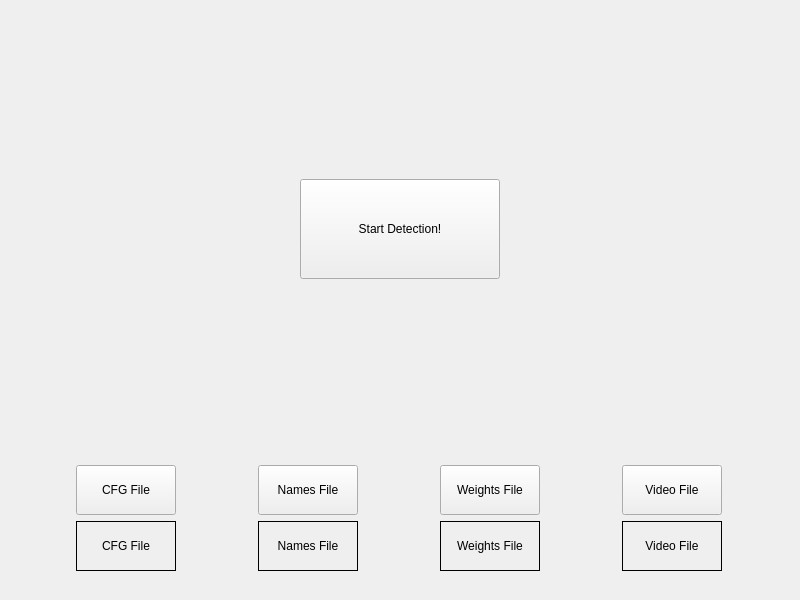
<?xml version="1.0" encoding="UTF-8"?>
<ui version="4.0">
 <class>StartWindow</class>
 <widget class="QMainWindow" name="StartWindow">
  <property name="geometry">
   <rect>
    <x>0</x>
    <y>0</y>
    <width>800</width>
    <height>600</height>
   </rect>
  </property>
  <property name="windowTitle">
   <string>MainWindow</string>
  </property>
  <widget class="QWidget" name="centralwidget">
   <widget class="QWidget" name="verticalLayoutWidget">
    <property name="geometry">
     <rect>
      <x>0</x>
      <y>0</y>
      <width>801</width>
      <height>571</height>
     </rect>
    </property>
    <layout class="QVBoxLayout" name="verticalLayout">
     <item alignment="Qt::AlignHCenter|Qt::AlignVCenter">
      <widget class="QPushButton" name="pushButton">
       <property name="minimumSize">
        <size>
         <width>200</width>
         <height>100</height>
        </size>
       </property>
       <property name="maximumSize">
        <size>
         <width>200</width>
         <height>100</height>
        </size>
       </property>
       <property name="text">
        <string>Start Detection!</string>
       </property>
      </widget>
     </item>
     <item>
      <layout class="QHBoxLayout" name="buttonLayout">
       <item>
        <widget class="QPushButton" name="cfgButton">
         <property name="maximumSize">
          <size>
           <width>100</width>
           <height>50</height>
          </size>
         </property>
         <property name="text">
          <string>CFG File</string>
         </property>
        </widget>
       </item>
       <item>
        <widget class="QPushButton" name="namesButton">
         <property name="maximumSize">
          <size>
           <width>100</width>
           <height>50</height>
          </size>
         </property>
         <property name="text">
          <string>Names File</string>
         </property>
        </widget>
       </item>
       <item>
        <widget class="QPushButton" name="weightsButton">
         <property name="maximumSize">
          <size>
           <width>100</width>
           <height>50</height>
          </size>
         </property>
         <property name="text">
          <string>Weights File</string>
         </property>
        </widget>
       </item>
       <item>
        <widget class="QPushButton" name="videoButton">
         <property name="maximumSize">
          <size>
           <width>100</width>
           <height>50</height>
          </size>
         </property>
         <property name="text">
          <string>Video File</string>
         </property>
        </widget>
       </item>
      </layout>
     </item>
     <item>
      <layout class="QHBoxLayout" name="tagLayout">
       <item>
        <widget class="QLabel" name="cfgTag">
         <property name="minimumSize">
          <size>
           <width>100</width>
           <height>50</height>
          </size>
         </property>
         <property name="maximumSize">
          <size>
           <width>100</width>
           <height>50</height>
          </size>
         </property>
         <property name="frameShape">
          <enum>QFrame::Box</enum>
         </property>
         <property name="text">
          <string>CFG File</string>
         </property>
         <property name="alignment">
          <set>Qt::AlignCenter</set>
         </property>
        </widget>
       </item>
       <item>
        <widget class="QLabel" name="namesTag">
         <property name="minimumSize">
          <size>
           <width>100</width>
           <height>50</height>
          </size>
         </property>
         <property name="maximumSize">
          <size>
           <width>100</width>
           <height>50</height>
          </size>
         </property>
         <property name="frameShape">
          <enum>QFrame::Box</enum>
         </property>
         <property name="text">
          <string>Names File</string>
         </property>
         <property name="alignment">
          <set>Qt::AlignCenter</set>
         </property>
        </widget>
       </item>
       <item>
        <widget class="QLabel" name="weightsTag">
         <property name="minimumSize">
          <size>
           <width>100</width>
           <height>50</height>
          </size>
         </property>
         <property name="maximumSize">
          <size>
           <width>100</width>
           <height>50</height>
          </size>
         </property>
         <property name="frameShape">
          <enum>QFrame::Box</enum>
         </property>
         <property name="text">
          <string>Weights File</string>
         </property>
         <property name="alignment">
          <set>Qt::AlignCenter</set>
         </property>
        </widget>
       </item>
       <item>
        <widget class="QLabel" name="videoTag">
         <property name="minimumSize">
          <size>
           <width>100</width>
           <height>50</height>
          </size>
         </property>
         <property name="maximumSize">
          <size>
           <width>100</width>
           <height>50</height>
          </size>
         </property>
         <property name="frameShape">
          <enum>QFrame::Box</enum>
         </property>
         <property name="text">
          <string>Video File</string>
         </property>
         <property name="alignment">
          <set>Qt::AlignCenter</set>
         </property>
        </widget>
       </item>
      </layout>
     </item>
    </layout>
   </widget>
  </widget>
  <widget class="QMenuBar" name="menubar">
   <property name="geometry">
    <rect>
     <x>0</x>
     <y>0</y>
     <width>800</width>
     <height>22</height>
    </rect>
   </property>
  </widget>
 </widget>
 <resources/>
 <connections/>
</ui>
